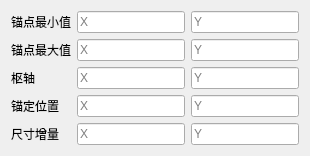
<?xml version="1.0" encoding="UTF-8"?>
<ui version="4.0"><class>RectTransformComponentEditorForm</class><widget class="QWidget" name="RectTransformComponentEditorForm"><layout class="QFormLayout" name="formLayout"><property name="fieldGrowthPolicy"><enum>QFormLayout::AllNonFixedFieldsGrow</enum></property><item row="0" column="0"><widget class="QLabel" name="label0"><property name="text"><string>锚点最小值</string></property></widget></item><item row="0" column="1"><layout class="QHBoxLayout" name="rowAnchorMin"><item><widget class="QLineEdit" name="rectTransformAnchorMinXEdit"><property name="placeholderText"><string>X</string></property></widget></item><item><widget class="QLineEdit" name="rectTransformAnchorMinYEdit"><property name="placeholderText"><string>Y</string></property></widget></item></layout></item>
<item row="1" column="0"><widget class="QLabel" name="label1"><property name="text"><string>锚点最大值</string></property></widget></item><item row="1" column="1"><layout class="QHBoxLayout" name="rowAnchorMax"><item><widget class="QLineEdit" name="rectTransformAnchorMaxXEdit"><property name="placeholderText"><string>X</string></property></widget></item><item><widget class="QLineEdit" name="rectTransformAnchorMaxYEdit"><property name="placeholderText"><string>Y</string></property></widget></item></layout></item>
<item row="2" column="0"><widget class="QLabel" name="label2"><property name="text"><string>枢轴</string></property></widget></item><item row="2" column="1"><layout class="QHBoxLayout" name="rowPivot"><item><widget class="QLineEdit" name="rectTransformPivotXEdit"><property name="placeholderText"><string>X</string></property></widget></item><item><widget class="QLineEdit" name="rectTransformPivotYEdit"><property name="placeholderText"><string>Y</string></property></widget></item></layout></item>
<item row="3" column="0"><widget class="QLabel" name="label3"><property name="text"><string>锚定位置</string></property></widget></item><item row="3" column="1"><layout class="QHBoxLayout" name="rowAnchoredPosition"><item><widget class="QLineEdit" name="rectTransformAnchoredPositionXEdit"><property name="placeholderText"><string>X</string></property></widget></item><item><widget class="QLineEdit" name="rectTransformAnchoredPositionYEdit"><property name="placeholderText"><string>Y</string></property></widget></item></layout></item>
<item row="4" column="0"><widget class="QLabel" name="label4"><property name="text"><string>尺寸增量</string></property></widget></item><item row="4" column="1"><layout class="QHBoxLayout" name="rowSizeDelta"><item><widget class="QLineEdit" name="rectTransformSizeDeltaXEdit"><property name="placeholderText"><string>X</string></property></widget></item><item><widget class="QLineEdit" name="rectTransformSizeDeltaYEdit"><property name="placeholderText"><string>Y</string></property></widget></item></layout></item></layout></widget><resources/><connections/></ui>
